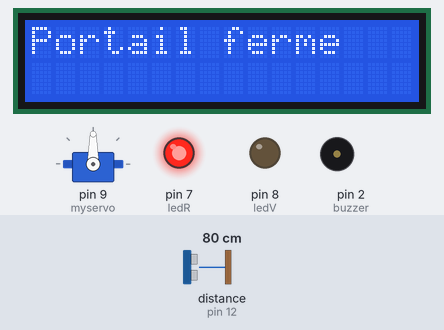
The sketch below on a simulated Arduino Uno, built with avr-gcc and run on an emulated ATmega328P. Shown: servo, 16×2 character LCD, output pins drawn as LEDs (lit = HIGH), buzzer (waves = sounding, pin HIGH). Dashed ring = blinking. The test bench sets the inputs (shaded band); at power-on: distance to the obstacle (sensor on pin 12) 80 cm. What the sketch prints to the serial monitor is not drawn.

Above: at 1.2 s.
1.3 s: distance to the obstacle (sensor on pin 12) set to 16 cm
3.4 s: distance to the obstacle (sensor on pin 12) set to 12 cm
At 5.9 s:
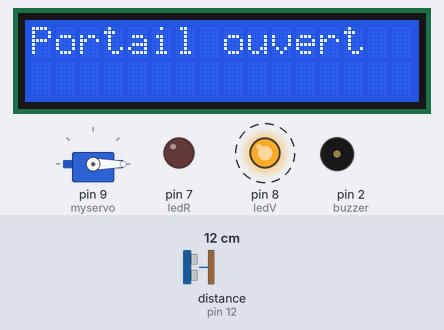
8.5 s: distance to the obstacle (sensor on pin 12) set to 18 cm
At 10.2 s:
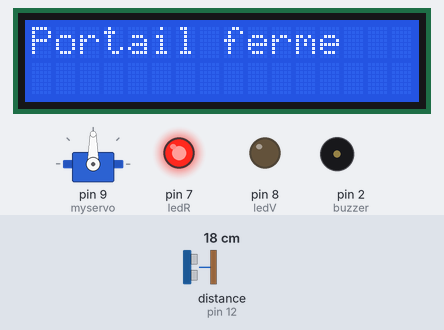
Timing chart, 0 to 11.7 s (numbered marks = the images above; inputs shaded):
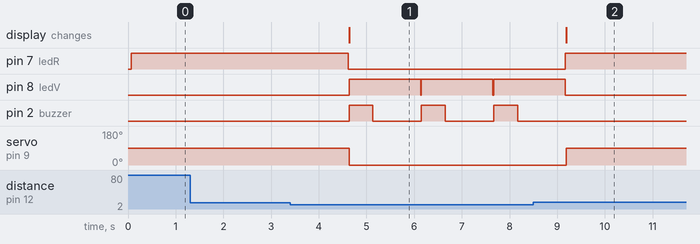

Measured:
- the behaviour switches between 15 and 14 cm on distance to the obstacle (sensor on pin 12) (found by bisection; images 0 and 1)
- after the input at 3.4 s, pin 7 (ledR): HIGH → LOW after 1.2 s; pin 8 (ledV): alternates HIGH for 1.5 s and LOW for 0.02 s, starting after 1.2 s; pin 2 (buzzer): alternates HIGH for 0.50 s and LOW for 1.0 s, starting after 1.2 s; servo on pin 9 (myservo): 90° → 0° after 1.2 s; the display: changes after 1.2 s (image 1)
- after the input at 8.5 s, pin 7 (ledR): LOW → HIGH after 0.67 s; pin 8 (ledV): goes on until 9.2 s, then stays LOW; pin 2 (buzzer): stops changing and stays LOW; servo on pin 9 (myservo): 0° → 90° after 0.69 s; the display: changes after 0.69 s (image 2)

The sketch:

portail_motoris_.ino
```cpp
#include <LiquidCrystal_I2C.h>
#include <Servo.h>
#include <Ultrasonic.h>

Servo myservo;
Ultrasonic ultrasonic(11, 12);
LiquidCrystal_I2C lcd(0x27, 16, 2);
int ledV = 8;
int ledR = 7;
int buzzer = 2;
int distance = 0;

void setup() {
  // put your setup code here, to run once:
  Serial.begin(9600);
  myservo.attach(9);
  lcd.init();
  lcd.backlight();
  lcd.setCursor(0, 0);
  pinMode(ledV, OUTPUT);
  pinMode(ledR, OUTPUT);
  pinMode(buzzer, OUTPUT);
}

void loop() {
  // put your main code here, to run repeatedly:
  digitalWrite(ledV, LOW);
  digitalWrite(ledR, LOW);
  digitalWrite(buzzer, LOW);
  distance = ultrasonic.read();
  Serial.print(distance);
  Serial.println("cm");

  if (distance < 15) {
    myservo.write(0);
    lcd.setCursor(0, 0);
    lcd.print("Portail ouvert  ");
    digitalWrite(ledV, HIGH);
    digitalWrite(buzzer, HIGH);
    delay(500);
    digitalWrite(buzzer, LOW);
    delay(1000);
  } else if (distance >= 15) {
    myservo.write(90);
    digitalWrite(ledR, HIGH);
    lcd.setCursor(0, 0);
    lcd.print("Portail ferme  ");
    delay(1500);  // Déplacer le délai ici pour éviter des délais inutiles
  }
}
```
